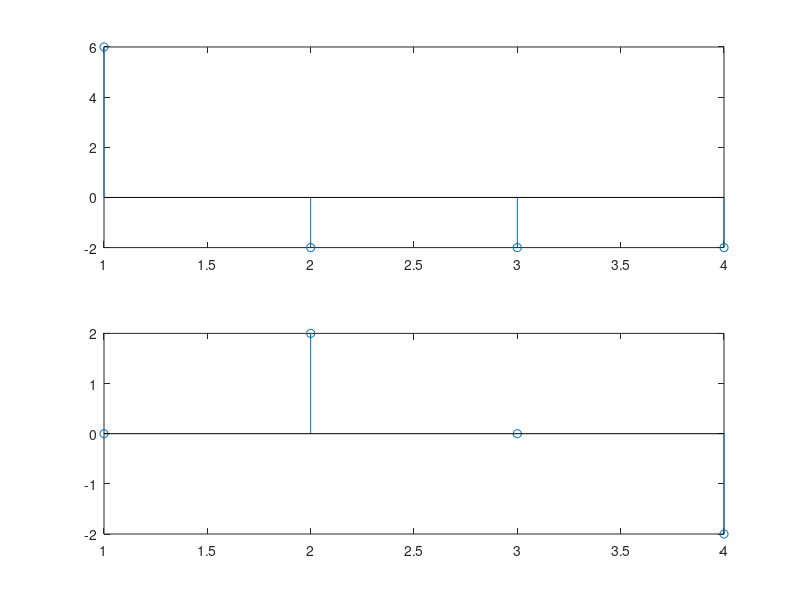

Here is the MATLAB script that generated this plot:
clc
clear all
close all

x = [0, 1, 2, 3];
y = fft(x, 4);

subplot(2, 1, 1);
stem(real(y));

subplot(2, 1, 2);
stem(imag(y));